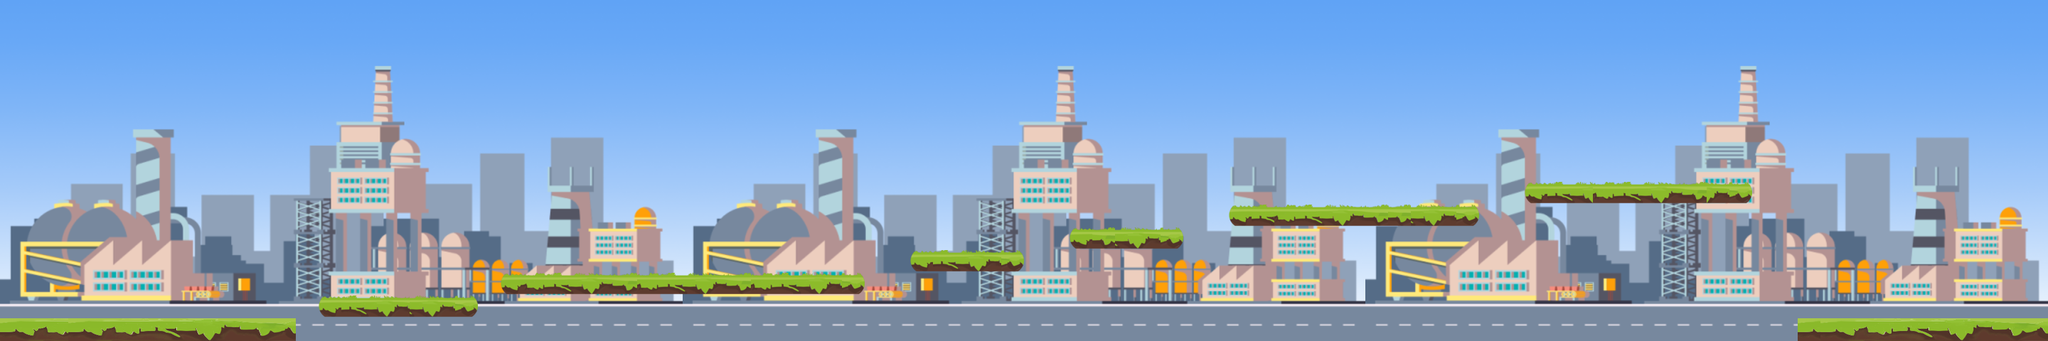

Below is a game level as drawn by its tile map, then a one-line description and the .tmx that defines it (tile-layer data replaced by summaries):
An orthogonal 90x15 tile map with 32x32 px tiles, 2 tile layers (Background, Platforms), 14 tilesets and 49 objects (12x Coin, 12x Leaf, 4x Attention, 2x PollutingFact, 2x FixedPollutingFact, ...).

<map version="1.9" tiledversion="1.9.2" orientation="orthogonal" renderorder="right-down" width="90" height="15" tilewidth="32" tileheight="32" infinite="0" nextlayerid="7" nextobjectid="241">
 <tileset firstgid="1" source="platform (1).tsx" />
 <tileset firstgid="11" source="leaf_coin.tsx" />
 <tileset firstgid="12" source="coin.tsx" />
 <tileset firstgid="13" source="background (2).tsx" />
 <tileset firstgid="463" source="polluting_factory.tsx" />
 <tileset firstgid="464" source="fixed_paper_trash.tsx" />
 <tileset firstgid="465" source="foret.tsx" />
 <tileset firstgid="490" source="fixed_polluting_factory.tsx" />
 <tileset firstgid="491" source="broken_eolienne.tsx" />
 <tileset firstgid="492" source="fixed_broken_eolienne.tsx" />
 <tileset firstgid="493" source="paper_trash.tsx" />
 <tileset firstgid="494" source="nuclear_trash.tsx" />
 <tileset firstgid="495" source="curved_platform.tsx" />
 <tileset firstgid="502" source="avertissement.tsx" />
 <layer id="6" name="Background" width="90" height="15">
  <data>[1350 cells, 1350 non-empty, 450 distinct tile ids]</data>
 </layer>
 <layer id="3" name="Platforms" width="90" height="15">
  <data>[1350 cells, 78 non-empty, 17 distinct tile ids]</data>
 </layer>
 <objectgroup id="2" name="SpawnComponents">
  <object id="73" class="Coin" gid="12" x="448" y="320" width="32" height="32" />
  <object id="74" class="Coin" gid="12" x="608" y="320" width="32" height="32" />
  <object id="94" class="Coin" gid="12" x="1152" y="320" width="32" height="32" />
  <object id="97" class="Coin" gid="12" x="1536" y="224" width="32" height="32" />
  <object id="98" class="Coin" gid="12" x="1504" y="256" width="32" height="32" />
  <object id="99" class="Coin" gid="12" x="1472" y="224" width="32" height="32" />
  <object id="100" class="Coin" gid="12" x="1632" y="224" width="32" height="32" />
  <object id="101" class="Coin" gid="12" x="1600" y="256" width="32" height="32" />
  <object id="102" class="Coin" gid="12" x="1664" y="256" width="32" height="32" />
  <object id="105" class="Leaf" gid="11" x="787.85" y="320.84" width="39.52" height="34.1867" />
  <object id="106" class="Leaf" gid="11" x="1300" y="290" width="32" height="32" />
  <object id="108" class="Leaf" gid="11" x="1383" y="293" width="32" height="32" />
  <object id="159" class="Leaf" gid="11" x="192" y="384" width="32" height="32" />
  <object id="160" class="Leaf" gid="11" x="128" y="384" width="32" height="32" />
  <object id="161" class="Leaf" gid="11" x="160" y="352" width="32" height="32" />
  <object id="162" class="Leaf" gid="11" x="256" y="384" width="32" height="32" />
  <object id="163" class="Leaf" gid="11" x="256" y="384" width="32" height="32" />
  <object id="164" class="Leaf" gid="11" x="224" y="352" width="32" height="32" />
  <object id="186" class="Bag" gid="473" x="1547.79" y="331.492" width="64" height="64" />
  <object id="190" class="NuclearTrash" gid="494" x="470.667" y="433.667" width="118.08" height="107.933" />
  <object id="191" class="Eolienne" gid="492" x="475.898" y="422.904" width="76.5678" height="195.571" />
  <object id="192" class="PollutingFact" gid="463" x="847.613" y="391.52" width="258" height="163.4" />
  <object id="193" class="FixedPollutingFact" gid="490" x="870.833" y="392.667" width="258" height="172" />
  <object id="194" class="Cup" gid="470" x="1322.67" y="350.666" width="50" height="50" />
  <object id="195" class="pause" x="416" y="472" width="2113.33" height="9.3333" />
  <object id="216" class="PollutingFact" gid="463" x="1756.15" y="294.213" width="252" height="159.6" />
  <object id="217" class="FixedPollutingFact" gid="490" x="1778.83" y="295.333" width="252" height="168" />
  <object id="221" class="Leaf" gid="11" x="2192.67" y="130.667" width="32" height="32" />
  <object id="223" class="Leaf" gid="11" x="2192.67" y="162.667" width="32" height="32" />
  <object id="224" class="Leaf" gid="11" x="2192.67" y="194.667" width="32" height="32" />
  <object id="225" class="Coin" gid="12" x="2416.67" y="194.667" width="32" height="32" />
  <object id="226" class="Coin" gid="12" x="2416.67" y="130.667" width="32" height="32" />
  <object id="229" class="PaperTrash" gid="493" x="2282.69" y="271.5" width="65.4754" height="69.2924" />
  <object id="230" class="PaperCan" gid="464" x="2279.18" y="258.875" width="56.0799" height="96.3044" />
  <object id="231" class="Coin" gid="12" x="2416.67" y="162.667" width="32" height="32" />
  <object id="232" class="Wall" x="2860" y="-2.66667" width="20" height="480">
   <properties>
    <property name="NextLevel" value="LevelZone3.tmx" />
   </properties>
  </object>
  <object id="233" class="position" x="49.3333" y="342.667">
   <point />
  </object>
  <object id="237" class="Attention" gid="502" x="478.667" y="201.334" width="64" height="64" />
  <object id="238" class="Attention" gid="502" x="892" y="173.333" width="64" height="64" />
  <object id="239" class="Attention" gid="502" x="1822.67" y="85.3333" width="64" height="64" />
  <object id="240" class="Attention" gid="502" x="2278.67" y="109.333" width="64" height="64" />
 </objectgroup>
 <objectgroup id="4" name="Platforms">
  <object id="1" x="-0.411261" y="448.61" width="416.667" height="29.3668" />
  <object id="2" x="448.919" y="420.643" width="222.667" height="26" />
  <object id="3" x="704.259" y="391.31" width="512.667" height="24" />
  <object id="4" x="1281.59" y="355.977" width="159.333" height="26.6667" />
  <object id="5" x="1502.25" y="327.31" width="160.667" height="22.6667" />
  <object id="7" x="2528" y="448" width="352" height="32" />
  <object id="196" x="1725.34" y="297.333" width="354.667" height="24" />
  <object id="197" x="2142" y="266.667" width="324" height="21.3333" />
 </objectgroup>
</map>
